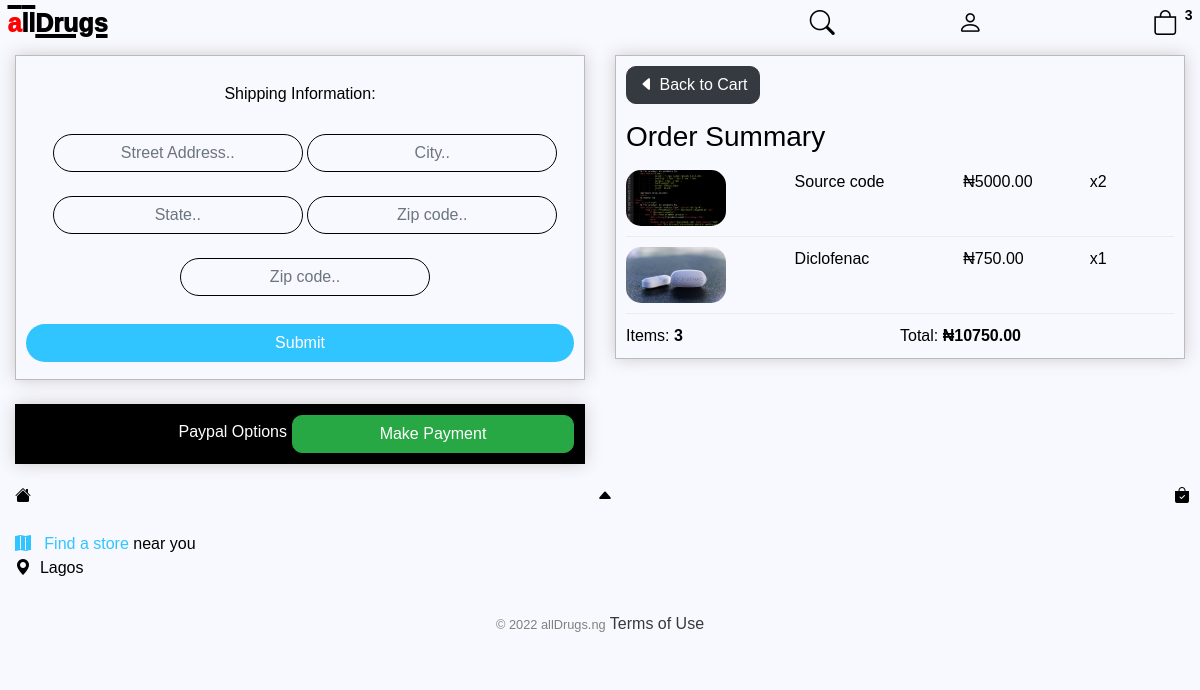
/checkout/ (signed in), run on an earlier commit of the app's database.
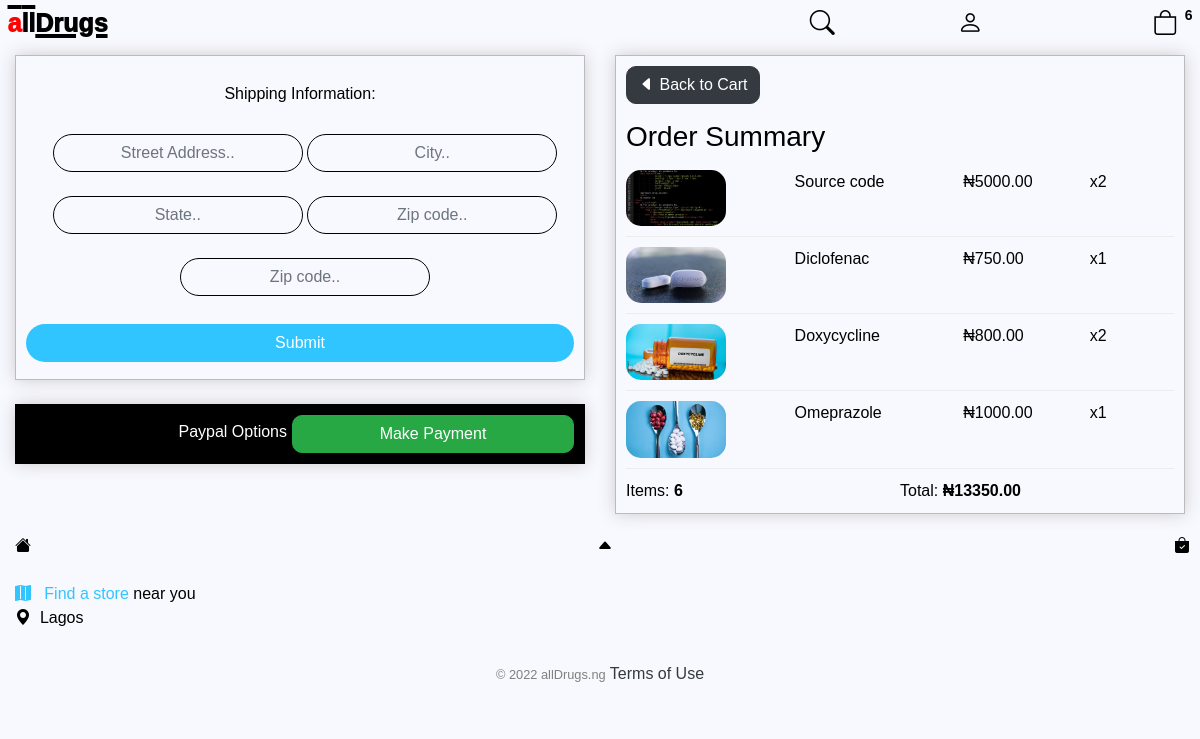
And on a later commit of the database.
### store/models.py (models this page shows, shortened)
class OrderItem(models.Model):
    product = models.ForeignKey(Product, on_delete=models.SET_NULL, null=True, blank=True)
    order = models.ForeignKey(Order, on_delete=models.SET_NULL, null=True, blank=True)
    quantity = models.IntegerField(default=0,null=True,  blank=True)
    date_added = models.DateTimeField(auto_now_add=True)
    @property
    def get_total(self):
        total = self.product.price * self.quantity
        return total

class Product(models.Model):
    name = models.CharField(max_length=200, null=True,default="drug")
    drug_class = models.ManyToManyField(Category,default="analgesic")
    price = models.DecimalField(default=1000,max_digits=10, decimal_places=2)
    digital = models.BooleanField(default=False,null=True,  blank=False)
    image = models.ImageField(null=True, blank=True, default='sample.png', upload_to='uploads/')
    form = models.CharField (max_length=200,null=True,blank=True,default='Tablet',choices=dosage_form)
    dosage = models.CharField (max_length=200,blank=True,null=True,default="100mg")
    indication = models.TextField (max_length=2000,blank=True, null=True,default="ailment")
    prescription = models.CharField(max_length=1000,blank=True,null=True,default="daily")
    color = ColorField(default='#FF0000',format="hexa", image_field="image")
    @property
    def imageURL(self):
        try:
            url = self.image.url
        except:
            url=''
        return url

class Order(models.Model):
    customer = models.ForeignKey(Customer, on_delete=models.SET_NULL, null=True, blank=True)
    date_ordered = models.DateTimeField(auto_now_add=True)
    complete = models.BooleanField(default=False,null=True,  blank=False)
    transaction_id = models.CharField(max_length=200, null= True)
    @property
    def shipping(self):
        shipping = False
        orderitems = self.orderitem_set.all()
        for i in orderitems:
            if i.product.digital == False:
                shipping = True
        return shipping
    @property
    def get_cart_total(self):
        orderitems = self.orderitem_set.all()
        total = sum([item.get_total for item in orderitems])
        return total
    @property
    def get_cart_items(self):
        orderitems = self.orderitem_set.all()
        total = sum([item.quantity for item in orderitems])
        return total

### store/views.py (the view)
def checkout(request):
	data = cartData(request)
	cartItems = data['cartItems']
	order = data['order']
	items = data['items']
	context = {'items':items, 'order':order, 'cartItems':cartItems}
	return render(request, 'store/checkout.html', context)

### store/utils.py (called while the page is built)
def cartData(request):
	if request.user.is_authenticated:
		customer = request.user.customer
		order, created = Order.objects.get_or_create(customer=customer, complete=False)
		items = order.orderitem_set.all()
		cartItems = order.get_cart_items
	else:
		cookieData = cookieCart(request)
		cartItems = cookieData['cartItems']
		order = cookieData['order']
		items = cookieData['items']
	return {'cartItems':cartItems ,'order':order, 'items':items}

### store/templates/store/checkout.html (shortened to what this page needs)
{% extends "store/main.html" %}
{% load static %}
{% block content %}
<div class="row">
    <div class="col-lg-6">
        <div class="box-element" id="form-wrapper">
            <form class="edit-checkout" align="center"id="form">
                <div id="shipping-info">
                    <p>
                        Shipping Information:
                    </p>
                    <div class="form-field">
                        <input class="form-control" type="text" name="address" placeholder="Street Address.."/>
                    </div>
                    <div class="form-field">
                        <input class="form-control" type="text" name="city" placeholder="City.."/>
                    </div>
                    <div class="form-field">
                        <input class="form-control" type="text" name="state" placeholder="State.."/>
                    </div>
                    <div class="form-field">
                        <input class="form-control" type="text" name="zipcode" placeholder="Zip code.."/>
                    </div>
                    <div class="form-field">
                        <input class="form-control" type="text" name="country" placeholder="Zip code.."/>
                    </div>
                </div>
                <input style="background:#30C5FF;color:white;border:none" id="form-button" class="btn btn-primary btn-block" type="submit" value="Submit"/>
            </form>
        </div>
        <br>
        <div style="background: black; display:flex;color:#fff;" align="right" class="box-element hidden" id="payment-info">
            <div style="flex:1; margin:5px"id="paypal-button-container">Paypal Options</div>
            <button style="flex:1"type="button" class="btn btn-success" id="make-payment">Make Payment</button>
        </div>
    </div>
    <div class="col-lg-6">
        <div class="box-element">
            <a class="btn btn-dark" href="{% url 'cart' %}"><i class="bi bi-caret-left-fill"></i> Back to Cart</a>
            <h3>Order Summary</h3>
            {% for item in items %}
            <div class="cart-row">
                <div style="flex:2">
                    <img class="row-image" src="{{item.product.imageURL}}">
                </div>
                <div style="flex:2">
                    <p>
                        {{item.product.name}}
                    </p>
                </div>
                <div style="flex:1.5">
                    <p>
                        ₦{{item.product.price|floatformat:2}}
                    </p>
                </div>
                <div style="flex:1">
                    <p>
                        x{{item.quantity}}
                    </p>
                </div>
            </div>
            {% endfor %}
            <div style="display:flex">
                        <div style="flex:1;display:flex"class="">
                            <section style="text-align:center">
                                Items:
                            </section>
                            <section>
                                <strong>
                                    &nbsp;{{order.get_cart_items}}
                                </strong>
                            </section>
                        </div>
                        <div style="flex:1;display:flex"class="">
                            <section>
                                Total:
                            </section>
                            <section>
                                <strong>
                                    &nbsp;₦{{order.get_cart_total|floatformat:2}}
                                </strong>
                            </section>
                        </div>
                    </div>
        </div>
    </div>
</div>
{% endblock content %}

What changed in the data, as far as the page shows it:
added OrderItem: product.imageURL (picture), product.name "Doxycycline", product.price "800.00", quantity "2"
added OrderItem: product.imageURL (picture), product.name "Omeprazole", product.price "1000.00", quantity "1"
computed for Order: get_cart_items "3" → "6"; get_cart_total "10750.00" → "13350.00"
Also different on the page:
{{ cartItems }}: "3" → "6"
